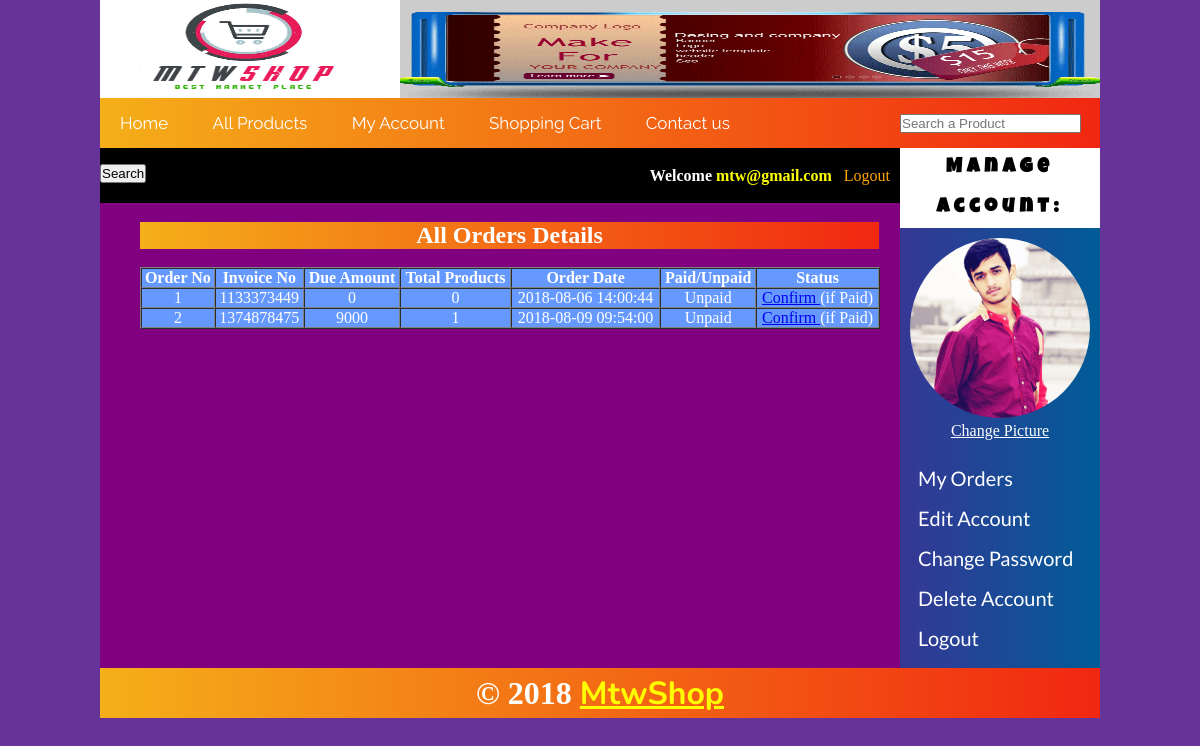
Page /customer/my_account.php?my_orders (signed in) on the committed database.
### tables this page shows
CREATE TABLE `customer_orders` (
  `order_id` int(10) NOT NULL,
  `customer_id` int(10) NOT NULL,
  `due_amount` int(100) NOT NULL,
  `invoice_no` int(100) NOT NULL,
  `total_products` int(100) NOT NULL,
  `order_date` timestamp NOT NULL DEFAULT CURRENT_TIMESTAMP ON UPDATE CURRENT_TIMESTAMP,
  `order_status` text NOT NULL
);

CREATE TABLE `customers` (
  `customer_id` int(10) NOT NULL,
  `customer_name` text NOT NULL,
  `customer_email` text NOT NULL,
  `customer_pass` text NOT NULL,
  `customer_country` text NOT NULL,
  `customer_city` text NOT NULL,
  `customer_contact` text NOT NULL,
  `customer_address` text NOT NULL,
  `customer_image` text NOT NULL,
  `customer_ip` text NOT NULL
);

### customer/my_orders.php (the view, shortened to what this page needs)
<?php
        $c  = $_SESSION['customer_email'];
        $get_c = " SELECT * from customers where customer_email = '$c' ";
        $run_c = mysqli_query($db,$get_c);
        $row_c = mysqli_fetch_array($run_c);
        $customer_id = $row_c['customer_id'];
?>
<br>
<h2 align="center" style=" width: 739px; background: #f12711;  background: -webkit-linear-gradient(to right, #f5af19, #f12711); background: linear-gradient(to right, #f5af19, #f12711);"> All Orders Details </h2> <br>
        <table width="740" align="center" border="1" cellspacing="0"  bgcolor="#6699ff" >
            <tr>
                <th> Order No </th>
                <th> Invoice No</th>
                <th> Due Amount </th>
                <th> Total Products</th>
                <th> Order Date</th>
                <th> Paid/Unpaid </th>
                <th> Status </th>
            </tr>
            <?php
                $get_orders = " SELECT * from customer_orders where customer_id = '$customer_id' ";
                $run_order = mysqli_query($conn,$get_orders);
                $i = 0;
                while ($row_orders = mysqli_fetch_array($run_order)) {
                    $order_id = $row_orders['order_id'];
                    $due_amount = $row_orders['due_amount'];
                    $invoice_no = $row_orders['invoice_no'];
                    $total_products = $row_orders['total_products'];
                    $order_date = $row_orders['order_date'];
                    $order_status = $row_orders['order_status'];
                    $i++;
                    if ($order_status == 'Pending') {
                        $order_status = 'Unpaid';
                    } else {
                        $order_status = 'Paid';
                    }
                    $order_confirm = "" ;
                    if ($order_status == 'Unpaid') {
                        $order_confirm = "<a href='confirm.php?order_id=$order_id'> Confirm </a> (if Paid)" ;
                    }
                    echo "
                        <tr align='center'>
                            <td> $i  </td>
                            <td> $invoice_no </td>
                            <td> $due_amount </td>
                            <td> $total_products </td>
                            <td> $order_date </td>
                            <td> $order_status  </td>
                            <td> $order_confirm </td>
                    </tr>
                    ";
                }
            ?>
        </table>

### customer/my_account.php (shortened to what this page needs)
<?php require 'includes/config.php'; ?>
<?php require 'functions.php';  session_start(); ?>
<!DOCTYPE html>
<html lang="en">
<head>
    <link rel="stylesheet" href="css/styles.css">
</head>
<body>
    <div class="main_wrapper">
        <div class="header_wrapper">
           <a href="../index.php"><img src="images/logo2.png" height="100px" width="300px" style="float: left;"  alt=""> </a>
            <img src="images/banner.gif" height="100px" width="700px" style="float: right;"  alt="">
        </div>
        <div id="navbar" >
            <ul>
                <li><a href="../index.php"> Home </a></li>
                <li><a href="../all_products.php"> All Products </a></li>
                 <?php
                    if (isset($_SESSION['customer_email'])) {
                        echo "<li><a href='my_account.php'> My Account </a></li>";
                    } else { }
                ?>
                <li><a href="../cart.php"> Shopping Cart </a></li>
                <li><a href="../contact.php"> Contact us </a></li>
            </ul>
            <form action="results.php" method="get" enctype="multipart/form-data" >
                <input type="search" name="user_query" id="search" placeholder="Search a Product" >
                <input type="submit" value="Search" name="search" id="searchsub" >
            </form>
        </div>
        <div class="content_wrapper" >
             <div id="right_content_area">
                <div class="headline"  >
                    <div id="headline_content">
                       <?php
                         if (isset($_SESSION['customer_email'])) {
                                echo " <b> Welcome </b>". "<b style='color:Yellow; ' >". $_SESSION['customer_email']."</b> ";
                            } else {
                                echo "<b> Welcome Guest! </b> ";
                            }
                        ?>
                        <?php
                            if (!isset($_SESSION['customer_email'])) {
                                echo "<a href='../checkout.php' style='color:Orange; text-decoration:none' > Login </a> ";
                            } else {
                                echo "<a href='../logout.php' style='color:Orange; text-decoration:none;'> Logout </a> ";
                            }
                        ?>
                    </div>
                </div> <br> <br>
                <div id="product_box">
                    <?php
                    if (isset($_GET['my_orders'])) {
                        include 'my_orders.php';
                    }
                    ?>
                </div>
             </div>
             <div id="left_content_area">
                <div class="categories">
                    <h2> Manage Account: </h2>
                    <ul>
                        <?php
                            if (isset($_SESSION['customer_email'])) {
                                $user_session = $_SESSION['customer_email'];
                                $get_customer_pic = " Select * from customers where customer_email = '$user_session' ";
                                $firepic = mysqli_query($conn,$get_customer_pic);
                                $spec = mysqli_fetch_array($firepic);
                                $pic = $spec['customer_image'];
                                echo " <img class='dp' src= 'customer_images/$pic' width='180' height='180'> <br>
                                 <a  href='my_account.php?change_picture' style='color: white;'>Change Picture</a> <br><br> ";
                            } else {
                                echo " <img class='dp' src= 'customer_images/guest.jpg' width='180' height='180'>  <br><br>";
                            }
                        ?>
                        <li><a href="my_account.php?my_orders">My Orders</a></li>
                        <li><a href="my_account.php?edit_account"> Edit Account</a></li>
                        <li><a href="my_account.php?change_password">Change Password</a>  </li>
                        <li><a href="my_account.php?delete_account">Delete Account</a> </li>
                        <li><a href="../logout.php"> Logout</a></li>
                    </ul>
                </div>
             </div>
        </div>
        <div class="footer" >
            <h1> &copy; 2018  <a href="#"> MtwShop </a></h1>
        </div>
    </div>
</body>
</html>

### customer/css/styles.css (style rules this page uses)
* { margin: 0%; padding: 0%; }
body { background: rebeccapurple; margin-top: -20px; }
.main_wrapper { width: 1000px; height: auto; margin: auto; }
.header_wrapper { width: 1000px; height: 100px; background: white; }
#navbar { width: 1000px; height: 50px; background: #f12711; background: -webkit-linear-gradient(to right, #f5af19, #f12711); background: linear-gradient(to right, #f5af19, #f12711); color: white; }
#navbar ul { float: left; width: 800px; list-style: none; }
#navbar ul li { display: inline; }
#navbar ul li a { padding: 20px; text-decoration: none; line-height: 50px; font-size: 17px; color: white; font-family: 'Raleway', sans-serif; }
#navbar form { line-height: 50px; padding-right: 5px; }
.content_wrapper { width: 1000px; height: auto; background: rgb(231, 16, 16); color: white; }
#left_content_area { width: 200px; height: 520px; background: #005C97; background: -webkit-linear-gradient(to right, #363795, #005C97); background: linear-gradient(to right, #363795, #005C97); float: right; }
.categories h2 { background: white; color: black; font-size: 20px; text-align: center; line-height: 40px; font-family: 'Luckiest Guy', cursive; letter-spacing: 0.4ch; }
.categories ul { list-style: none; text-align: center; padding: 10px; }
.categories ul li { padding: 8px; text-align: left; }
.categories ul li a { color: White; text-decoration: none; font-size: 20px; font-family: 'Lato', sans-serif; }
#right_content_area { width: 800px; height: 520px;; background: purple; float: left; }
.headline { background-color: black; color: white; float: right; height: 35px; width: 780px; padding: 10px; }
#headline_content { float: right; line-height: 35px; }
#product_box { width: 780px; padding: 10px; margin-left : 30px; margin-top: 10px; margin-bottom: 10px; text-align: center; }
.footer { width: 1000px; height: 50px; background: #f12711; background: -webkit-linear-gradient(to right, #f5af19, #f12711); background: linear-gradient(to right, #f5af19, #f12711); color: #FFF; clear: both; text-align: center; line-height: 50px; }
.footer h1 { color: white; }
.footer h1 a { text-decoration: underline; color: yellow; font-family: 'Nunito', sans-serif; }
tr { padding: 50px; }
.dp { border: 2px; border-radius: 50%; }

### rows in the picture
customer_orders: invoice_no "1133373449", due_amount "0", total_products "0", order_date "2018-08-06 14:00:44", order_status "Unpaid"
customer_orders: invoice_no "1374878475", due_amount "9000", total_products "1", order_date "2018-08-09 09:54:00", order_status "Unpaid"
customers: customer_image (picture)

### other values in the picture
$_SESSION['customer_email'] "mtw@gmail.com"
